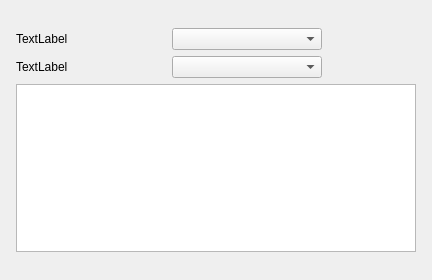
<?xml version="1.0" encoding="UTF-8"?>
<ui version="4.0">
 <class>qtvUITabDtv</class>
 <widget class="QWidget" name="qtvUITabDtv">
  <property name="geometry">
   <rect>
    <x>0</x>
    <y>0</y>
    <width>432</width>
    <height>280</height>
   </rect>
  </property>
  <property name="windowTitle">
   <string>Form</string>
  </property>
  <layout class="QHBoxLayout" name="horizontalLayout_3">
   <item>
    <spacer name="space_0">
     <property name="orientation">
      <enum>Qt::Horizontal</enum>
     </property>
     <property name="sizeHint" stdset="0">
      <size>
       <width>40</width>
       <height>20</height>
      </size>
     </property>
    </spacer>
   </item>
   <item>
    <layout class="QVBoxLayout" name="layout_0">
     <item>
      <spacer name="space_4">
       <property name="orientation">
        <enum>Qt::Vertical</enum>
       </property>
       <property name="sizeHint" stdset="0">
        <size>
         <width>20</width>
         <height>40</height>
        </size>
       </property>
      </spacer>
     </item>
     <item>
      <layout class="QHBoxLayout" name="layout_0_1">
       <item>
        <widget class="QLabel" name="lb_country">
         <property name="sizePolicy">
          <sizepolicy hsizetype="Fixed" vsizetype="Preferred">
           <horstretch>0</horstretch>
           <verstretch>0</verstretch>
          </sizepolicy>
         </property>
         <property name="minimumSize">
          <size>
           <width>150</width>
           <height>0</height>
          </size>
         </property>
         <property name="text">
          <string>TextLabel</string>
         </property>
        </widget>
       </item>
       <item>
        <widget class="QComboBox" name="cb_country">
         <property name="minimumSize">
          <size>
           <width>150</width>
           <height>0</height>
          </size>
         </property>
         <property name="maximumSize">
          <size>
           <width>250</width>
           <height>16777215</height>
          </size>
         </property>
        </widget>
       </item>
       <item>
        <spacer name="space_2">
         <property name="orientation">
          <enum>Qt::Horizontal</enum>
         </property>
         <property name="sizeHint" stdset="0">
          <size>
           <width>40</width>
           <height>20</height>
          </size>
         </property>
        </spacer>
       </item>
      </layout>
     </item>
     <item>
      <layout class="QHBoxLayout" name="layout_0_2">
       <item>
        <widget class="QLabel" name="lb_channel">
         <property name="sizePolicy">
          <sizepolicy hsizetype="Fixed" vsizetype="Preferred">
           <horstretch>0</horstretch>
           <verstretch>0</verstretch>
          </sizepolicy>
         </property>
         <property name="minimumSize">
          <size>
           <width>150</width>
           <height>0</height>
          </size>
         </property>
         <property name="text">
          <string>TextLabel</string>
         </property>
        </widget>
       </item>
       <item>
        <widget class="QComboBox" name="ch_channel">
         <property name="minimumSize">
          <size>
           <width>150</width>
           <height>0</height>
          </size>
         </property>
         <property name="maximumSize">
          <size>
           <width>250</width>
           <height>16777215</height>
          </size>
         </property>
        </widget>
       </item>
       <item>
        <spacer name="space_3">
         <property name="orientation">
          <enum>Qt::Horizontal</enum>
         </property>
         <property name="sizeHint" stdset="0">
          <size>
           <width>40</width>
           <height>20</height>
          </size>
         </property>
        </spacer>
       </item>
      </layout>
     </item>
     <item>
      <widget class="qtvUITableBase" name="table_detail">
       <property name="minimumSize">
        <size>
         <width>400</width>
         <height>0</height>
        </size>
       </property>
      </widget>
     </item>
     <item>
      <spacer name="space_5">
       <property name="orientation">
        <enum>Qt::Vertical</enum>
       </property>
       <property name="sizeHint" stdset="0">
        <size>
         <width>20</width>
         <height>40</height>
        </size>
       </property>
      </spacer>
     </item>
    </layout>
   </item>
   <item>
    <spacer name="space_1">
     <property name="orientation">
      <enum>Qt::Horizontal</enum>
     </property>
     <property name="sizeHint" stdset="0">
      <size>
       <width>40</width>
       <height>20</height>
      </size>
     </property>
    </spacer>
   </item>
  </layout>
 </widget>
 <customwidgets>
  <customwidget>
   <class>qtvUITableBase</class>
   <extends>QTableWidget</extends>
   <header>ui/base/qtv_ui_table.h</header>
  </customwidget>
 </customwidgets>
 <resources/>
 <connections/>
</ui>
